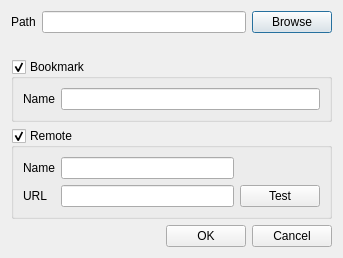
<?xml version="1.0" encoding="UTF-8"?>
<ui version="4.0">
 <class>CreateRepositoryDialog</class>
 <widget class="QDialog" name="CreateRepositoryDialog">
  <property name="geometry">
   <rect>
    <x>0</x>
    <y>0</y>
    <width>343</width>
    <height>243</height>
   </rect>
  </property>
  <property name="windowTitle">
   <string>Create Repository</string>
  </property>
  <layout class="QVBoxLayout" name="verticalLayout">
   <item>
    <layout class="QHBoxLayout" name="horizontalLayout_3">
     <item>
      <widget class="QLabel" name="label">
       <property name="text">
        <string>Path</string>
       </property>
      </widget>
     </item>
     <item>
      <widget class="DirectoryLineEdit" name="lineEdit_path"/>
     </item>
     <item>
      <widget class="QPushButton" name="pushButton_browse_path">
       <property name="text">
        <string>Browse</string>
       </property>
      </widget>
     </item>
    </layout>
   </item>
   <item>
    <widget class="QLabel" name="label_warning">
     <property name="font">
      <font>
       <weight>75</weight>
       <bold>true</bold>
      </font>
     </property>
     <property name="text">
      <string/>
     </property>
    </widget>
   </item>
   <item>
    <widget class="QGroupBox" name="groupBox_bookmark">
     <property name="title">
      <string>Bookmark</string>
     </property>
     <property name="checkable">
      <bool>true</bool>
     </property>
     <layout class="QHBoxLayout" name="horizontalLayout_2">
      <item>
       <widget class="QLabel" name="label_2">
        <property name="text">
         <string>Name</string>
        </property>
       </widget>
      </item>
      <item>
       <widget class="QLineEdit" name="lineEdit_name"/>
      </item>
     </layout>
    </widget>
   </item>
   <item>
    <widget class="QGroupBox" name="groupBox_remote">
     <property name="title">
      <string>Remote</string>
     </property>
     <property name="checkable">
      <bool>true</bool>
     </property>
     <property name="checked">
      <bool>true</bool>
     </property>
     <layout class="QGridLayout" name="gridLayout">
      <item row="0" column="0">
       <widget class="QLabel" name="label_4">
        <property name="text">
         <string>Name</string>
        </property>
       </widget>
      </item>
      <item row="0" column="1">
       <widget class="QLineEdit" name="lineEdit_remote_name"/>
      </item>
      <item row="1" column="0">
       <widget class="QLabel" name="label_3">
        <property name="text">
         <string>URL</string>
        </property>
       </widget>
      </item>
      <item row="1" column="1">
       <widget class="RepositoryLineEdit" name="lineEdit_remote_url"/>
      </item>
      <item row="1" column="2">
       <widget class="QPushButton" name="pushButton_test_repo">
        <property name="text">
         <string>Test</string>
        </property>
       </widget>
      </item>
     </layout>
    </widget>
   </item>
   <item>
    <spacer name="verticalSpacer">
     <property name="orientation">
      <enum>Qt::Vertical</enum>
     </property>
     <property name="sizeHint" stdset="0">
      <size>
       <width>20</width>
       <height>40</height>
      </size>
     </property>
    </spacer>
   </item>
   <item>
    <layout class="QHBoxLayout" name="horizontalLayout">
     <item>
      <spacer name="horizontalSpacer">
       <property name="orientation">
        <enum>Qt::Horizontal</enum>
       </property>
       <property name="sizeHint" stdset="0">
        <size>
         <width>40</width>
         <height>20</height>
        </size>
       </property>
      </spacer>
     </item>
     <item>
      <widget class="QPushButton" name="pushButton_ok">
       <property name="text">
        <string>OK</string>
       </property>
      </widget>
     </item>
     <item>
      <widget class="QPushButton" name="pushButton_cancel">
       <property name="text">
        <string>Cancel</string>
       </property>
      </widget>
     </item>
    </layout>
   </item>
  </layout>
 </widget>
 <customwidgets>
  <customwidget>
   <class>RepositoryLineEdit</class>
   <extends>QLineEdit</extends>
   <header>RepositoryLineEdit.h</header>
  </customwidget>
  <customwidget>
   <class>DirectoryLineEdit</class>
   <extends>QLineEdit</extends>
   <header>DirectoryLineEdit.h</header>
  </customwidget>
 </customwidgets>
 <resources/>
 <connections>
  <connection>
   <sender>pushButton_cancel</sender>
   <signal>clicked()</signal>
   <receiver>CreateRepositoryDialog</receiver>
   <slot>reject()</slot>
   <hints>
    <hint type="sourcelabel">
     <x>389</x>
     <y>206</y>
    </hint>
    <hint type="destinationlabel">
     <x>268</x>
     <y>139</y>
    </hint>
   </hints>
  </connection>
  <connection>
   <sender>pushButton_ok</sender>
   <signal>clicked()</signal>
   <receiver>CreateRepositoryDialog</receiver>
   <slot>accept()</slot>
   <hints>
    <hint type="sourcelabel">
     <x>308</x>
     <y>206</y>
    </hint>
    <hint type="destinationlabel">
     <x>346</x>
     <y>135</y>
    </hint>
   </hints>
  </connection>
 </connections>
</ui>
